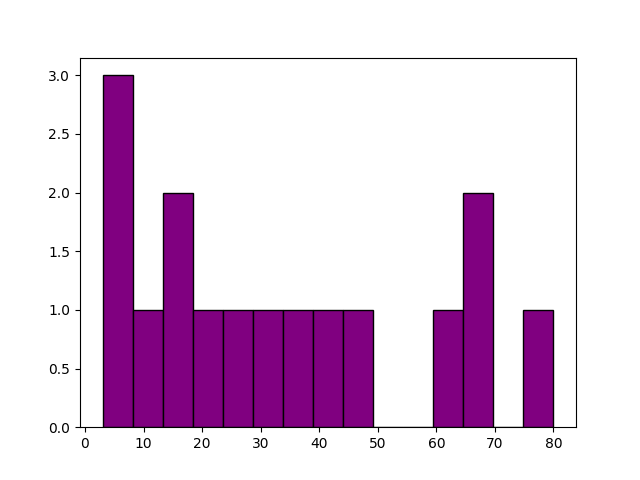

The Python source for this figure:
import matplotlib.pyplot as plt

x = [30,40,68,27,35,45,64,23,69,80,6,5,3,12,15,17]

plt.hist(x, bins=15, edgecolor = "black", color="purple")
plt.show()
